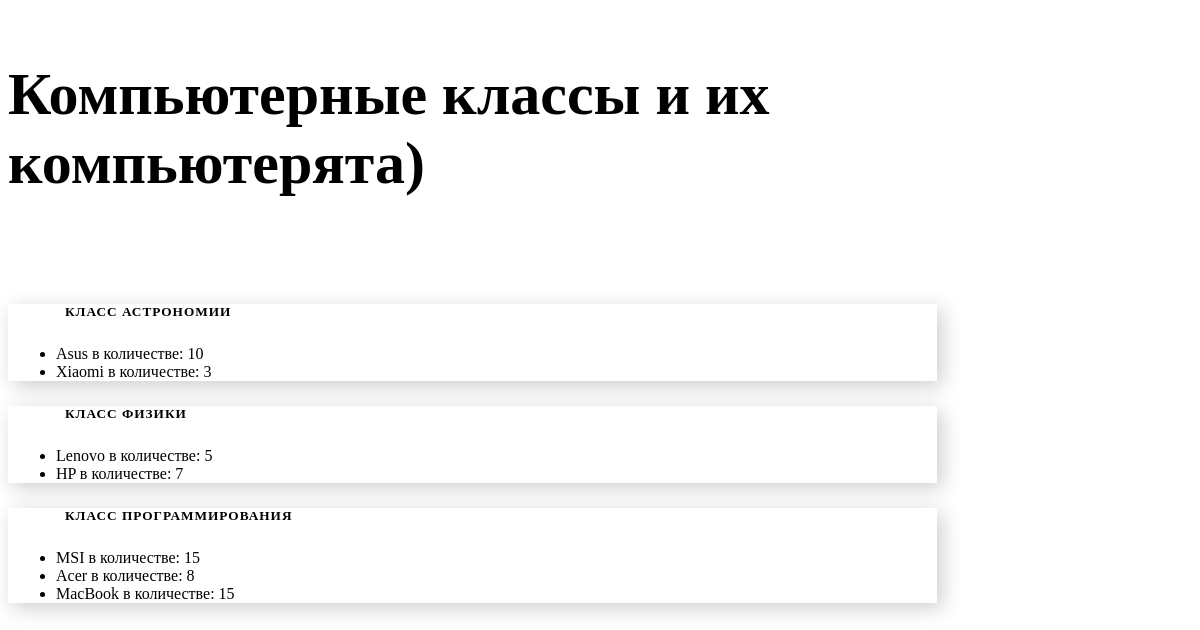
Screenshot of /comps/ with the database file from the repository.
### comps/models.py (models this page shows, shortened)
class Class(models.Model):
    name = models.CharField(max_length=50, verbose_name=("Название"), null=True)
    class Meta:
        verbose_name = ("Class")
        verbose_name_plural = ("Classes")

class Computer(models.Model):
    model = models.CharField(max_length=50, verbose_name=("Модель"), null=True)
    count = models.CharField(max_length=10, verbose_name=("Количество"), default='0')
    classroom = models.ForeignKey("class", verbose_name=("Класс"), on_delete=models.CASCADE, null=True)
    class Meta:
        verbose_name = ("Computer")
        verbose_name_plural = ("Computers")

### comps/views.py (the view)
# urls.py: path('', views.main),
def main(request):
    return render(request, 'index.html', { 'data' : {
        'comps': Computer.objects.all(),
        'classes': Class.objects.all()
    }})

### comps/templates/index.html (shortened to what this page needs)
{% load static %}
<html style="font-size: 16px;" class="u-responsive-xs"><head>
    <link rel="stylesheet" href="https://website964051.nicepage.io/nicepage.css?version=ffec8da5-70de-41a6-a4ab-9cab1e183540" media="screen">
    <link rel="stylesheet" href={% static "index.css" %}>
</head>
<body class="u-body">
    <section class="u-align-left u-clearfix u-grey-5 u-section-2" id="carousel_a8a6">
      <div class="u-clearfix u-sheet u-sheet-1">
        <h2 class="u-custom-font u-font-montserrat u-text u-text-1">Компьютерные классы и их компьютерята)</h2>
        <div class="u-border-16 u-border-palette-3-base u-line u-line-horizontal u-line-1"></div>
        <div class="u-expanded-width-xs u-list u-list-1">
          <div class="u-repeater u-repeater-1">
            {% for class in data.classes %}
            <div class="u-align-left u-container-style u-custom-item u-list-item u-repeater-item u-white u-list-item-1">
              <div class="u-container-layout u-similar-container u-container-layout-1">
                <h5 class="u-text u-text-default u-text-2">{{class.name}}</h5>
                <p class="u-text u-text-3">
                    <ul>
                    {%for comp in data.comps%}
                        {%if comp.classroom.id == class.id%}
                            <li>{{comp.model}} в количестве: {{comp.count}}</li>
                        {%endif%}
                    {% endfor %}
                    </ul>
                </p>
              </div>
            </div>
            {% endfor%}
          </div>
        </div>
      </div>
    </section>
</body></html>

### comps/static/index.css (style rules this page uses)
ul { padding-left: 3em; }
.u-section-2 .u-sheet-1 { min-height: 998px; }
.u-section-2 .u-text-1 { font-size: 3.75rem; font-weight: 700; margin: 60px 328px 0 0; }
.u-section-2 .u-line-1 { width: 150px; transform-origin: left center; height: 16px; margin: 30px auto 0 0; }
.u-section-2 .u-list-1 { width: 929px; margin: 60px auto 60px 0; }
.u-section-2 .u-repeater-1 { grid-template-columns: repeat(1, 100%); min-height: 640px; grid-gap: 38px; }
.u-section-2 .u-list-item-1 { margin-top: 0; margin-bottom: 0; background-image: none; box-shadow: 5px 5px 20px 0 rgba(0,0,0,0.2); }
.u-section-2 .u-container-layout-1 { padding: 0; }
.u-section-2 .u-text-2 { text-transform: uppercase; letter-spacing: 1px; font-weight: 700; margin: 25px auto 0 57px; }
.u-section-2 .u-text-3 { font-style: normal; margin: 25px 152px 0 60px; }

### rows the page displays
Class: name "КЛАСС АСТРОНОМИИ"
Computer: model "Asus", count "10"
Computer: model "Xiaomi", count "3"
Class: name "КЛАСС ФИЗИКИ"
Computer: model "Lenovo", count "5"
Computer: model "HP", count "7"
Class: name "КЛАСС ПРОГРАММИРОВАНИЯ"
Computer: model "MSI", count "15"
Computer: model "Acer", count "8"
Computer: model "MacBook", count "15"
